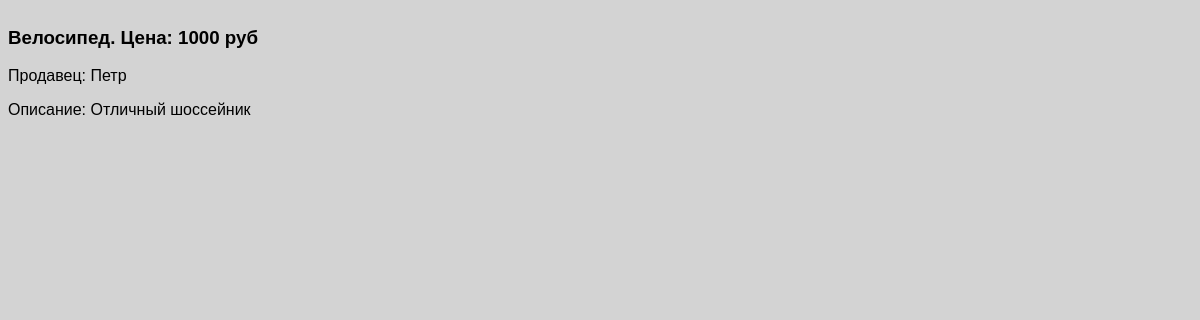
/ads/ad/http/22/, run on an earlier commit of the app's database.
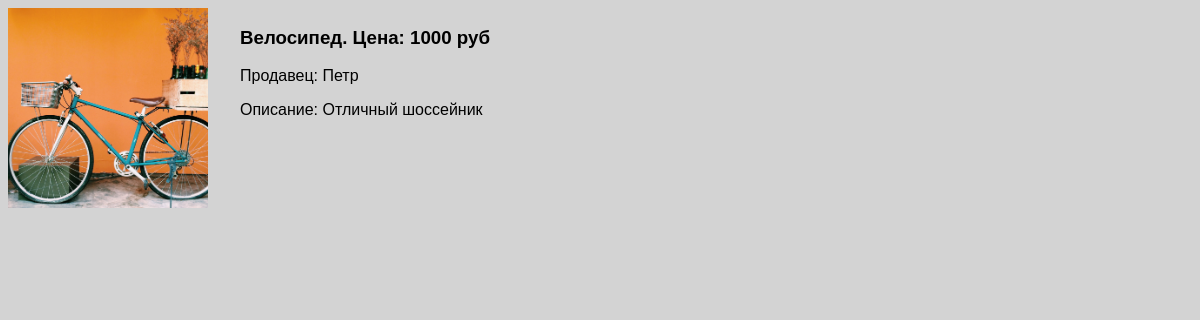
And on a later commit of the database.
### ads/models.py (models this page shows, shortened)
class Ad(models.Model):
    name = models.CharField(max_length=100, verbose_name="Объявление")
    author = models.ForeignKey('User', on_delete=models.CASCADE, verbose_name="Автор")
    price = models.PositiveIntegerField(verbose_name="Цена")
    description = models.CharField(max_length=1000, verbose_name="Описание", null=True, blank=True)
    is_published = models.BooleanField(default=False, verbose_name="Опубликован или нет")
    category = models.ForeignKey('Cat', on_delete=models.PROTECT, verbose_name="Категория")
    image = models.ImageField(upload_to="img/", null=True)
    class Meta:
        verbose_name_plural = "Объявления"
        verbose_name = "Объявление"
        ordering = ["-price"]

class User(models.Model):
    username = models.CharField(max_length=30, verbose_name="Имя пользователя в системе")
    first_name = models.CharField(max_length=20, null=True, blank=True, verbose_name="Имя")
    last_name = models.CharField(max_length=20, null=True, blank=True, verbose_name="Фамилия")
    role = models.CharField(max_length=20, null=True, blank=True, verbose_name="Роль")
    age = models.PositiveSmallIntegerField(null=True, blank=True, verbose_name="Возраст")
    locations = models.ManyToManyField(Location)
    def __str__(self):
        return self.username
    class Meta:
        verbose_name_plural = "Пользователи"
        verbose_name = "Пользователь"
        ordering = ["username"]

### ads/views.py (the view)
# urls.py: path("ad/http/<int:pk>/", views.AdHTTPDetailView.as_view(), name="ad_http_detail"),
class AdHTTPDetailView(DetailView):
    model = Ad

### ads/templates/ads/ad_detail.html (shortened to what this page needs)
{% load static %}
<!DOCTYPE html>
<html lang="en">
<head>
    <link rel="stylesheet" href="{% static 'style.css' %}">
</head>
<body>
    <div class="ad-box">
        {% if ad.image %}
        <img class="image-container" src="{{ ad.image.url }}" alt="No picture yet">
        {% endif %}
        <div>
            <h3>{{ ad.name }}. Цена: {{ ad.price }} руб</h3>
            <p>Продавец: {{ ad.author }}</p>
            <p>Описание: {{ ad.description }}</p>
        </div>
    </div>
</body>
</html>

What changed in the data, as far as the page shows it:
changed Ad "Велосипед": image: picture added
